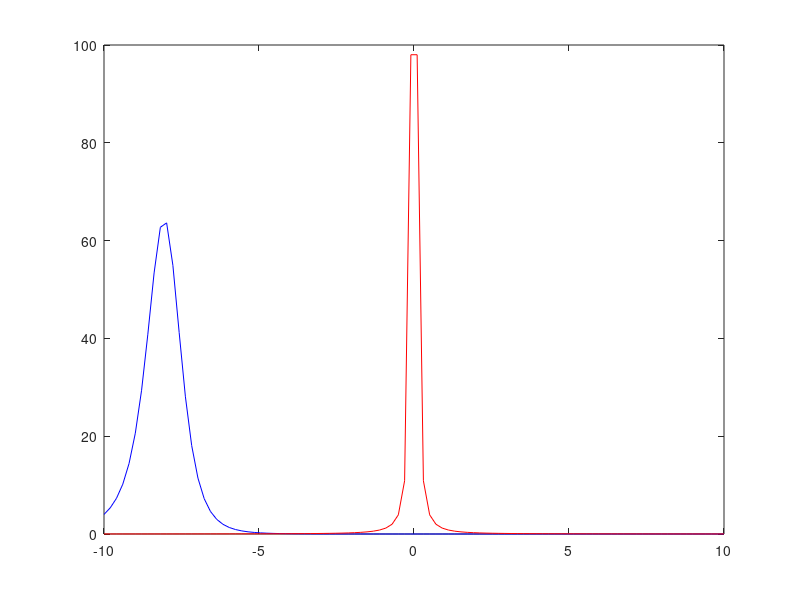

This figure's MATLAB source:
% curve

l = @(x) x.^2 ./ ((x.^2 + 16.*x + 65).^2);
m = @(x) 1 ./ (x.^2);

x = linspace(-10, 10);

plot(x, l(x),'b')
hold on
plot(x, m(x), 'r')

integral(l, -100, 100)
integral(m, .1, 10)
